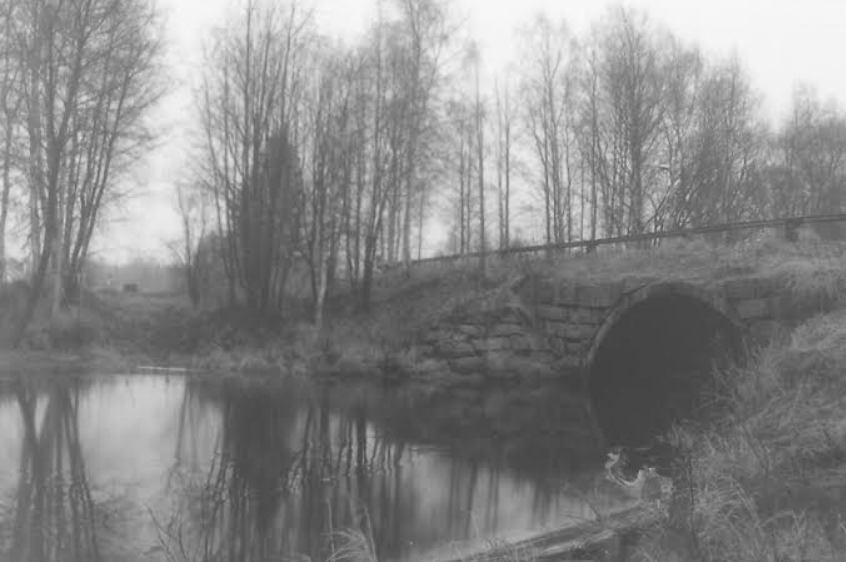
#> input picture Histogram equilization/histoequi.png, 846 x 562 px
$ python canny.py --image '../Histogram equilization/histoequi.png'
#> lines starting #> are read from the running program, lines starting #| are printed output that depends on the picture; after the words box and inside, x2 and y2 are one past the last pixel; in counts of white or black regions, pixels touching at a corner belong together
# import the necessary packages
import argparse
import cv2
# construct the argument parser and parse the arguments
ap = argparse.ArgumentParser()
ap.add_argument("-i", "--image", type=str, required=True,
	help="path to input image")
args = vars(ap.parse_args())

# load the image, convert it to grayscale, and blur it slightly
image = cv2.imread(args["image"])
#> image is the input picture: shape (562, 846, 3); min 62, max 250, mean 135.4
gray = cv2.cvtColor(image, cv2.COLOR_BGR2GRAY)
blurred = cv2.GaussianBlur(gray, (5, 5), 0)
# show the original and blurred images
cv2.imshow("Original", image)
cv2.imshow("Blurred", blurred)

# compute a "wide", "mid-range", and "tight" threshold for the edges
# using the Canny edge detector
wide = cv2.Canny(blurred, 10, 200)
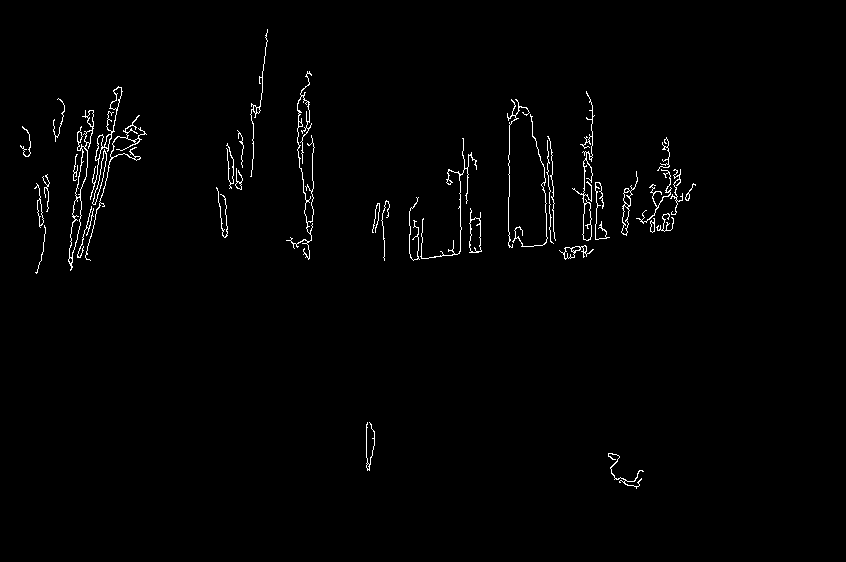
#> wide: shape (562, 846); 1.2% white in thin lines or dots, all inside (x1, y1, x2, y2) = (20, 29, 696, 489)
mid = cv2.Canny(blurred, 30, 150)
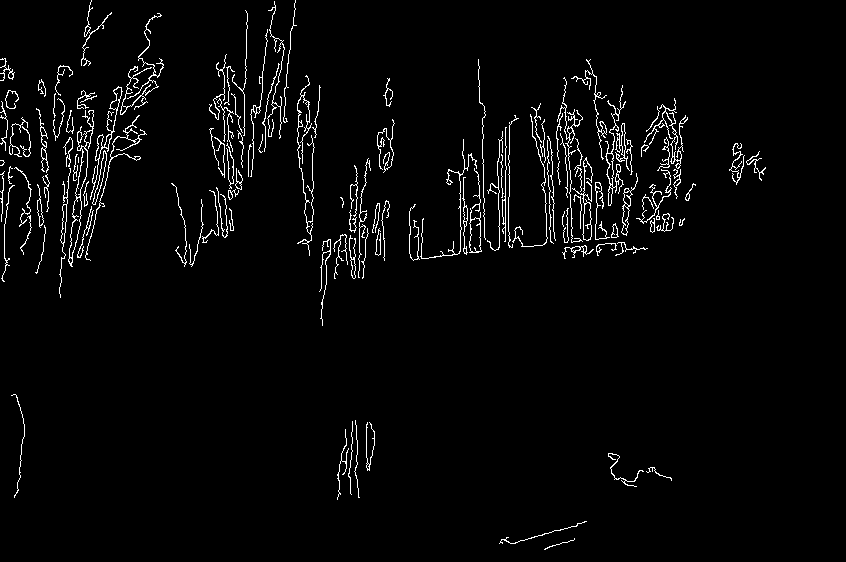
#> mid: shape (562, 846); 3% white in thin lines or dots, all inside (x1, y1, x2, y2) = (0, 0, 766, 550)
tight = cv2.Canny(blurred, 240, 250)
#> tight: shape (562, 846); every value is 0
# show the output Canny edge maps
cv2.imshow("Wide Edge Map", wide)
cv2.imshow("Mid Edge Map", mid)
cv2.imshow("Tight Edge Map", tight)
cv2.waitKey(0)
